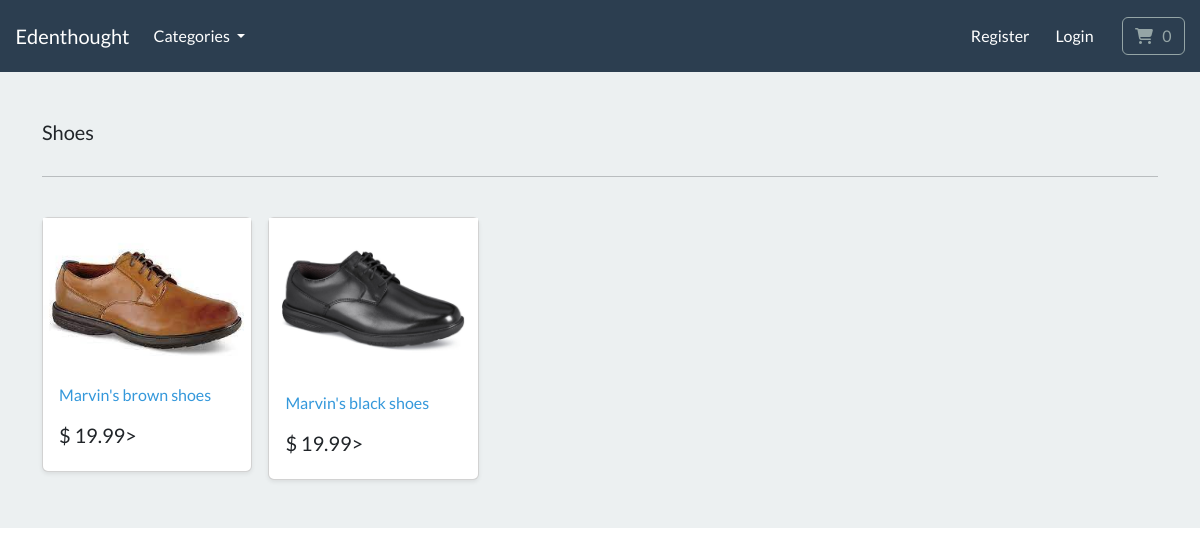
The page /search/shoes/ on the database its author committed.
### store/models.py (models this page shows, shortened)
class Category(models.Model):
    name            = models.CharField(max_length=250, db_index=True)
    slug            = models.SlugField(max_length=250, unique=True)
    class Meta():
        verbose_name_plural = "categories"
    def get_absolute_url(self):
        return reverse("list-category", args=[self.slug])

class Product(models.Model):
    category        = models.ForeignKey(Category, related_name="product", on_delete=models.CASCADE, null=True)
    title           = models.CharField(max_length=250)
    brand           = models.CharField(max_length=250, default="un-branded")
    description     = models.TextField(blank=True)
    slug            = models.SlugField(max_length=255)
    price           = models.DecimalField(max_digits=4, decimal_places=2)
    image           = models.ImageField(upload_to="images/")
    class Meta():
        verbose_name_plural = "products"
    def get_absolute_url(self):
        return reverse("product-info", args=[self.slug])

### store/views.py (the view)
# urls.py: path("search/<slug:category_slug>/", views.list_category, name="list-category"),
def list_category(request, category_slug=None):
    category = get_object_or_404(Category, slug=category_slug)
    products = Product.objects.filter(category=category)
    context = {
        "category": category,
        "products": products,
    }
    return render(request, "store/list-category.html", context)

### cart/cart.py (called while the page is built)
    def __len__(self):
        return sum(item["qty"] for item in self.cart.values())

### cart/context_processors.py (called while the page is built)
def cart(request):
    return {"cart":Cart(request)}

### store/views.py (called while the page is built)
def categories(request):
    all_categories = Category.objects.all()
    context = {
        "all_categories": all_categories,
    }
    return(context)

### templates/store/list-category.html
{% extends "base.html" %}
{% load static %}
{% block content %}
<main>
  <div class="album py-5 bg-light">
    <div class="container">
      <div class="pb-3 h5"> {{category.name|capfirst}} </div>
      <hr>
      <br>
      <div class="row row-cols-1 row-cols-sm-2 row-cols-md-5 g-3">
        {% for product in products %}
        <div class="col">
          <div class="card shadow-sm">
          <img class="img-fluid" alt="Responsive image" src="{{product.image.url}}">
            <div class="card-body">
              <p class="card-text">
                <a class="text-info text-decoration-none" href="{{product.get_absolute_url}}"> {{product.title}} </a>
              </p>
              <div class="d-flex justify-content-between align-items-center">
                <h5> $ {{product.price}}> </h5>
              </div>
            </div>
          </div>
        </div>
        {% endfor %}
      </div>
    </div>
  </div>
</main>
{% endblock %}

### rows shown on the page
Category: name "Shoes"
Product: image (picture), title "Marvin's brown shoes", price "19.99"
Product: image (picture), title "Marvin's black shoes", price "19.99"
